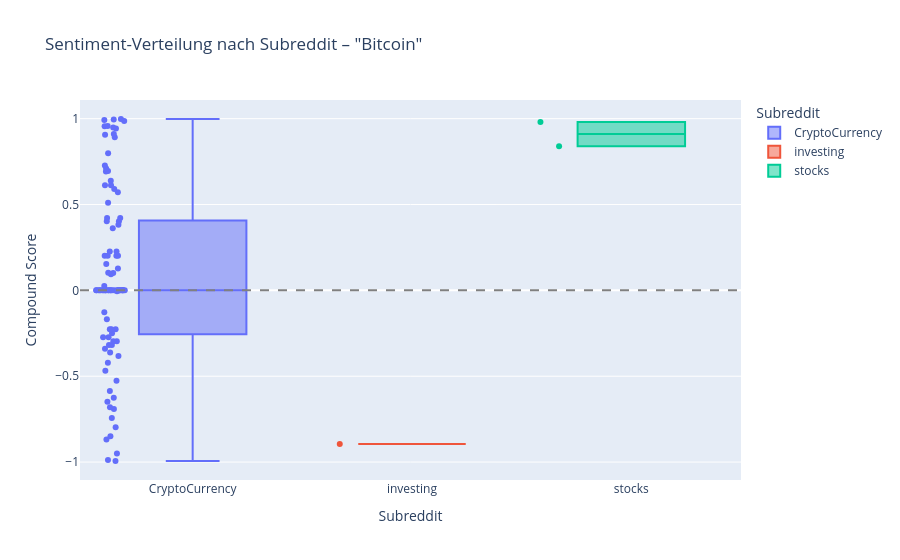

Notebook code for this chart:
### Markdown cell above
## 7. Sentiment-Verteilung nach Subreddit

### Code cell
fig = px.box(
    posts_df,
    x='subreddit',
    y='compound',
    color='subreddit',
    title=f'Sentiment-Verteilung nach Subreddit – "{QUERY}"',
    labels={'compound': 'Compound Score', 'subreddit': 'Subreddit'},
    points='all'
)
fig.add_hline(y=0, line_dash='dash', line_color='gray')
fig.show()

### Figure 1 — Plotly figure (JSON) as saved in the notebook; plotly's stock layout.template omitted (floating-point values rounded to 4 significant figures)
{"data": [{"alignmentgroup": "True", "boxpoints": "all", "hovertemplate": "Subreddit=%{x}<br>Compound Score=%{y}<extra></extra>", "legendgroup": "CryptoCurrency", "marker": {"color": "#636efa"}, "name": "CryptoCurrency", "notched": false, "offsetgroup": "CryptoCurrency", "orientation": "v", "showlegend": true, "type": "box", "x": ["CryptoCurrency", "CryptoCurrency", "CryptoCurrency", "CryptoCurrency", "CryptoCurrency", "CryptoCurrency", "CryptoCurrency", "CryptoCurrency", "CryptoCurrency", "CryptoCurrency", "CryptoCurrency", "CryptoCurrency", "CryptoCurrency", "CryptoCurrency", "CryptoCurrency", "CryptoCurrency", "CryptoCurrency", "CryptoCurrency", "CryptoCurrency", "CryptoCurrency", "CryptoCurrency", "CryptoCurrency", "CryptoCurrency", "CryptoCurrency", "CryptoCurrency", "CryptoCurrency", "CryptoCurrency", "CryptoCurrency", "CryptoCurrency", "CryptoCurrency", "CryptoCurrency", "CryptoCurrency", "CryptoCurrency", "CryptoCurrency", "CryptoCurrency", "CryptoCurrency", "CryptoCurrency", "CryptoCurrency", "CryptoCurrency", "CryptoCurrency", "CryptoCurrency", "CryptoCurrency", "CryptoCurrency", "CryptoCurrency", "CryptoCurrency", "CryptoCurrency", "CryptoCurrency", "CryptoCurrency", "CryptoCurrency", "CryptoCurrency", "CryptoCurrency", "CryptoCurrency", "CryptoCurrency", "CryptoCurrency", "CryptoCurrency", "CryptoCurrency", "CryptoCurrency", "CryptoCurrency", "CryptoCurrency", "CryptoCurrency", "CryptoCurrency", "CryptoCurrency", "CryptoCurrency", "CryptoCurrency", "CryptoCurrency", "CryptoCurrency", "CryptoCurrency", "CryptoCurrency", "CryptoCurrency", "CryptoCurrency", "CryptoCurrency", "CryptoCurrency", "CryptoCurrency", "CryptoCurrency", "CryptoCurrency", "CryptoCurrency", "CryptoCurrency", "CryptoCurrency", "CryptoCurrency", "CryptoCurrency", "CryptoCurrency", "CryptoCurrency", "CryptoCurrency", "CryptoCurrency", "CryptoCurrency", "CryptoCurrency", "CryptoCurrency", "CryptoCurrency", "CryptoCurrency", "CryptoCurrency", "CryptoCurrency", "CryptoCurrency", "CryptoCurrency", "CryptoCurrency", "CryptoCurrency", "CryptoCurrency", "CryptoCurrency"], "x0": " ", "xaxis": "x", "y": [0.3818, 0.0, 0.2023, 0.7096, 0.6128, 0.0, 0.8916, 0.0, -0.3818, -0.5267, 0.9059, 0.0935, 0.0, 0.9554, 0.7269, 0.0, 0.6381, -0.2732, 0.0, 0.1032, -0.2263, 0.9928, 0.0258, 0.0, 0.6124, 0.4019, -0.2263, -0.9501, 0.3612, -0.6808, -0.168, -0.3612, 0.4215, 0.6917, 0.0, 0.5106, -0.5859, 0.0, 0.4019, -0.25, 0.0, 0.1531, -0.2263, 0.0, -0.128, 0.0, 0.9492, 0.7984, 0.0, -0.3182, 0.0, 0.4215, 0.0, 0.2263, 0.128, -0.6486, -0.0057, 0.0, 0.986, 0.0, 0.0, -0.296, 0.0, -0.296, 0.0, -0.7971, 0.0, -0.34, 0.2023, -0.743, 0.9429, -0.8491, 0.0, 0.2023, -0.6908, 0.5898, -0.3182, -0.9876, 0.5719, 0.9981, 0.0, 0.0, -0.4215, 0.6959, 0.2023, -0.8687, 0.1007, 0.9572, -0.2732, -0.4678, -0.6249, 0.0, 0.2263, 0.0, 0.911, 0.9956, -0.9938], "y0": " ", "yaxis": "y"}, {"alignmentgroup": "True", "boxpoints": "all", "hovertemplate": "Subreddit=%{x}<br>Compound Score=%{y}<extra></extra>", "legendgroup": "investing", "marker": {"color": "#EF553B"}, "name": "investing", "notched": false, "offsetgroup": "investing", "orientation": "v", "showlegend": true, "type": "box", "x": ["investing"], "x0": " ", "xaxis": "x", "y": [-0.8951], "y0": " ", "yaxis": "y"}, {"alignmentgroup": "True", "boxpoints": "all", "hovertemplate": "Subreddit=%{x}<br>Compound Score=%{y}<extra></extra>", "legendgroup": "stocks", "marker": {"color": "#00cc96"}, "name": "stocks", "notched": false, "offsetgroup": "stocks", "orientation": "v", "showlegend": true, "type": "box", "x": ["stocks", "stocks"], "x0": " ", "xaxis": "x", "y": [0.8401, 0.9812], "y0": " ", "yaxis": "y"}], "layout": {"autosize": true, "boxmode": "overlay", "legend": {"title": {"text": "Subreddit"}, "tracegroupgap": 0}, "shapes": [{"line": {"color": "gray", "dash": "dash"}, "type": "line", "x0": 0, "x1": 1, "xref": "x domain", "y0": 0, "y1": 0, "yref": "y"}], "title": {"text": "Sentiment-Verteilung nach Subreddit – \"Bitcoin\""}, "xaxis": {"anchor": "y", "autorange": true, "categoryarray": ["CryptoCurrency", "investing", "stocks"], "categoryorder": "array", "domain": [0, 1], "range": [-0.5104, 2.5], "title": {"text": "Subreddit"}, "type": "category"}, "yaxis": {"anchor": "x", "autorange": true, "domain": [0, 1], "range": [-1.104, 1.109], "title": {"text": "Compound Score"}, "type": "linear"}}}
